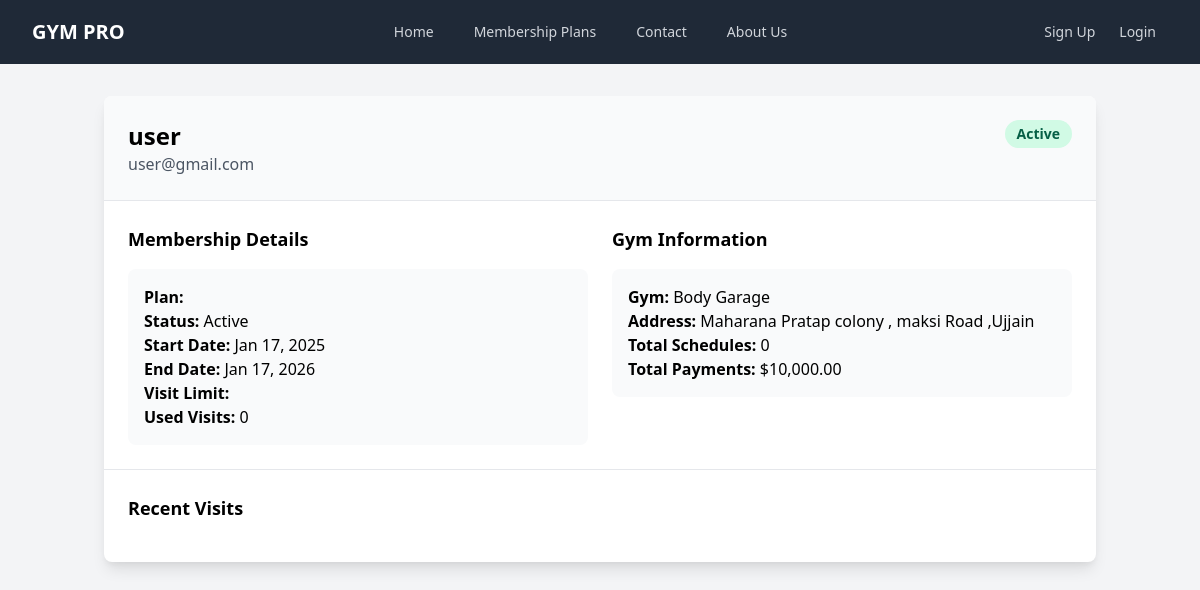
The page /admin/member_details.php?id=1 on the database its author committed.
### tables this page shows
CREATE TABLE `users` (
  `id` int(11) NOT NULL,
  `username` varchar(255) NOT NULL,
  `email` varchar(255) NOT NULL,
  `password` varchar(255) NOT NULL,
  `role` enum('member','gym_partner','admin') NOT NULL,
  `phone` varchar(20) DEFAULT NULL,
  `profile_image` varchar(255) DEFAULT NULL,
  `status` enum('active','inactive','suspended') DEFAULT 'active',
  `created_at` timestamp NOT NULL DEFAULT current_timestamp(),
  `updated_at` timestamp NOT NULL DEFAULT current_timestamp() ON UPDATE current_timestamp()
);

### admin/member_details.php (the view, shortened to what this page needs)
<?php
$db = new GymDatabase();
$conn = $db->getConnection();
$member_id = $_GET['id'];
$stmt = $conn->prepare("
    SELECT
        u.*,
        um.status as membership_status,
        um.start_date,
        um.end_date,
        mp.name as plan_name,
        mp.price as plan_price,
        mp.visit_limit,
        g.name as gym_name,
        g.address as gym_address,
        COUNT(v.id) as total_visits,
        (SELECT COUNT(*) FROM schedules WHERE user_id = u.id) as total_schedules,
        (SELECT SUM(amount) FROM payments WHERE user_id = u.id) as total_payments
    FROM users u
    LEFT JOIN user_memberships um ON u.id = um.user_id
    LEFT JOIN membership_plans mp ON um.plan_id = mp.id
    LEFT JOIN gyms g ON um.id = g.gym_id
    LEFT JOIN visit v ON u.id = v.user_id
    WHERE u.id = ?
    GROUP BY u.id
");
$stmt->execute([$member_id]);
$member = $stmt->fetch(PDO::FETCH_ASSOC);
include '../includes/navbar.php';
?>
<div class="container mx-auto px-4 py-8">
    <div class="bg-white rounded-lg shadow-lg overflow-hidden">
        <div class="p-6 bg-gray-50 border-b">
            <div class="flex justify-between items-start">
                <div>
                    <h1 class="text-2xl font-bold"><?php echo htmlspecialchars($member['username']); ?></h1>
                    <p class="text-gray-600"><?php echo htmlspecialchars($member['email']); ?></p>
                </div>
                <span class="px-3 py-1 rounded-full text-sm font-semibold <?php
                    echo $member['status'] === 'active' ? 'bg-green-100 text-green-800' : 'bg-red-100 text-red-800'; ?>">
                    <?php echo ucfirst($member['status']); ?>
                </span>
            </div>
        </div>
        <div class="p-6 grid grid-cols-1 md:grid-cols-2 gap-6">
            <div class="space-y-4">
                <h2 class="text-lg font-semibold">Membership Details</h2>
                <div class="bg-gray-50 p-4 rounded-lg">
                    <p><strong>Plan:</strong> <?php echo htmlspecialchars($member['plan_name']); ?></p>
                    <p><strong>Status:</strong> <?php echo ucfirst($member['membership_status']); ?></p>
                    <p><strong>Start Date:</strong> <?php echo date('M d, Y', strtotime($member['start_date'])); ?></p>
                    <p><strong>End Date:</strong> <?php echo date('M d, Y', strtotime($member['end_date'])); ?></p>
                    <p><strong>Visit Limit:</strong> <?php echo $member['visit_limit']; ?></p>
                    <p><strong>Used Visits:</strong> <?php echo $member['total_visits']; ?></p>
                </div>
            </div>
            <div class="space-y-4">
                <h2 class="text-lg font-semibold">Gym Information</h2>
                <div class="bg-gray-50 p-4 rounded-lg">
                    <p><strong>Gym:</strong> <?php echo htmlspecialchars($member['gym_name']); ?></p>
                    <p><strong>Address:</strong> <?php echo htmlspecialchars($member['gym_address']); ?></p>
                    <p><strong>Total Schedules:</strong> <?php echo $member['total_schedules']; ?></p>
                    <p><strong>Total Payments:</strong> $<?php echo number_format($member['total_payments'], 2); ?></p>
                </div>
            </div>
        </div>
        <div class="p-6 border-t">
            <h2 class="text-lg font-semibold mb-4">Recent Visits</h2>
        </div>
    </div>
</div>

### rows shown on the page
users: username "user", email "user@gmail.com", status "Active"

### other values the page prints
$member['membership_status'] "Active"
date('M d, Y', strtotime($member['start_date'])) "Jan 17, 2025"
date('M d, Y', strtotime($member['end_date'])) "Jan 17, 2026"
$member['total_visits'] "0"
$member['gym_name'] "Body Garage"
$member['gym_address'] "Maharana Pratap colony , maksi Road ,Ujjain"
$member['total_schedules'] "0"
$member['total_payments'] "10,000.00"
